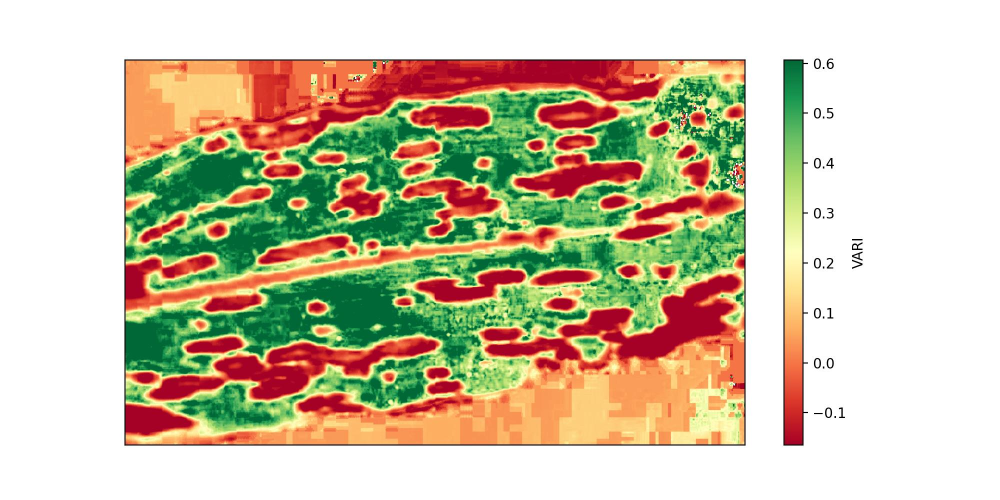
#> input picture output images/VARI colormap/Blight 4_colormap.jpg, 2000 x 1000 px, given in place of Blight 1.jpg, which was not available (shown at 1/2 size)
$ python Leaf_Extraction.py
#> lines starting #> are read from the running program, lines starting #| are printed output that depends on the picture; after the words box and inside, x2 and y2 are one past the last pixel; in counts of white or black regions, pixels touching at a corner belong together; pictures that were not available may be replaced by others from this repository, and a replacement may not be noted
### Vegetation_indexes.py
from constants import *
from PIL import Image
import numpy as np
import matplotlib.pyplot as plt
from os import makedirs,listdir
from pathlib import Path

# [5 lines left out: function calculate_gli, not called in this run]

def calculate_vari(img):
    arr = np.asarray(img).astype(float)
    vari_array = (arr[:,:,1]-arr[:,:,0])/(arr[:,:,1]+arr[:,:,0]-arr[:,:,2])
    vari_array[np.isnan(vari_array)] = 0
    return vari_array

# [42 lines left out: functions calculate_vigreen, calculate_EXGreen, create_images, not called in this run]

def prepare_folders(*files):
    for file in files:makedirs(file,exist_ok=True)

# [17 lines that do not run on import are left out]


### Leaf_Extraction.py
import cv2 as cv
import numpy as np
import os
from skimage.io import imread, imshow
from skimage.color import rgb2hsv
from Vegetation_indexes import calculate_vari,calculate_EXGreen,calculate_gli
import matplotlib.pyplot as plt
import time

def segment(img):
	im_floodfill = img.copy()

	h, w = img.shape[:2]
	mask = np.zeros((h+2, w+2), np.uint8)

	cv.floodFill(im_floodfill, mask, (0,0), 255)

	im_floodfill_inv = cv.bitwise_not(im_floodfill)
	im_out = img | im_floodfill_inv

	cv.imshow("Thresholded Image", img)
	cv.imshow("Floodfilled Image", im_floodfill)
	cv.imshow("Inverted Floodfilled Image", im_floodfill_inv)
	cv.imshow("Foreground", im_out)


def Kmeans_Filtering(img):
    img_hsv=cv.cvtColor(img,cv.COLOR_BGR2LAB)
    criteria = (cv.TERM_CRITERIA_EPS + cv.TERM_CRITERIA_MAX_ITER, 100, 0.85) #0.85 is the epsilon value to stop the iteration
    # then perform k-means clustering with number of clusters defined as 3
    #also random centres are initially choosed for k-means clustering
    pixel_vals = img_hsv.reshape((-1,3))
    pixel_vals = np.float32(pixel_vals)
    k = 4

    retval, labels, centers = cv.kmeans(pixel_vals, k, None, criteria, 10, cv.KMEANS_RANDOM_CENTERS)
    centers = np.uint8(centers)
    segmented_data = centers[labels.flatten()]

    segmented_image=segmented_data.reshape((img.shape))
    bgr=segmented_image[:,:,::-1]

    hist=centroid_histogram(labels)

    return hist,centers,segmented_image

def plot_colors(hist, centroids):
	# initialize the bar chart representing the relative frequency
	# of each of the colors
	bar = np.zeros((50, 300, 3), dtype = "uint8")
	startX = 0
	# loop over the percentage of each cluster and the color of
	# each cluster
	for (percent, color) in zip(hist, centroids):
		# plot the relative percentage of each cluster
		endX = startX + (percent * 300)
		cv.rectangle(bar, (int(startX), 0), (int(endX), 50),
			color.astype("uint8").tolist(), -1)
		startX = endX

	# return the bar chart
	return bar


def centroid_histogram(labels):
	# grab the number of different clusters and create a histogram
	# based on the number of pixels assigned to each cluster
	numLabels = np.arange(0, len(np.unique(labels)) + 1)
	(hist, _) = np.histogram(labels, bins = numLabels)
	# normalize the histogram, such that it sums to one
	hist = hist.astype("float")
	hist /= hist.sum()
	# return the histogram
	return hist

def Generate_disease_mask(img,LowerBound,UpperBound):
	desired_values=[LowerBound,UpperBound]
	output=img.copy()
	mask = np.logical_or.reduce([np.all(output == value, axis=-1) for value in desired_values])


# Use the mask to keep matching pixels and set others to [0, 0, 0]
	output = np.where(mask[..., np.newaxis], output, [0, 0, 0])
	output = output.astype(np.uint8)

	output=cv.cvtColor(output,cv.COLOR_BGR2GRAY)
	_,thresh=cv.threshold(output,0,255,cv.THRESH_BINARY)

	return thresh


start_time=time.time()
np.seterr(divide='ignore', invalid='ignore')

img=cv.imread(r"C:\Users\Shirshak\Desktop\Maize extraction\Sample_images\Blight 1.jpg")
#> img is the input picture: shape (1000, 2000, 3); mean B, G, R 169.7, 195.8, 206.2

converted=cv.cvtColor(img,cv.COLOR_BGR2RGB)

vari=calculate_vari(converted)
#> in calculate_vari, `vari_array = (arr[:,:,1]-arr[:,:,0])/(arr[:,:,1]+arr[:,:,0]-arr[:,:,2])`:
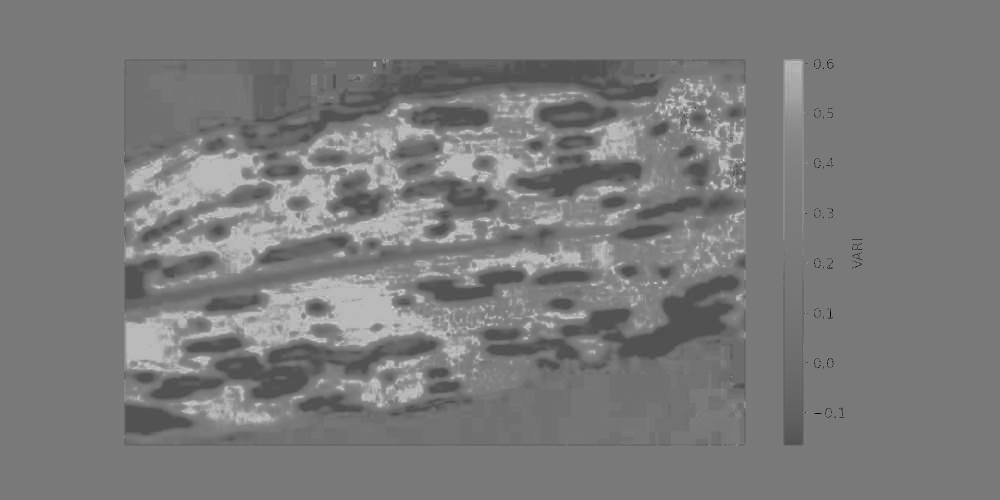
#> vari_array: shape (1000, 2000) float64 (shown at 1/2 size); 0.04% of the values are NaN or infinite; the others: min -4, max 4.37, mean 0.057; drawn with min black, max white, NaN and infinite black
vari=255*vari

_,mask=cv.threshold(vari,0,255,cv.THRESH_BINARY)
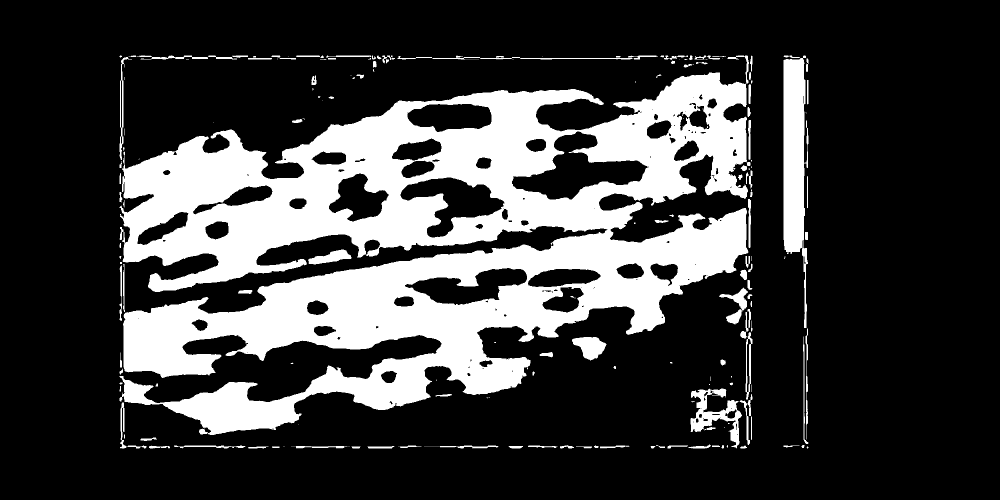
#> mask: shape (1000, 2000) float64 (shown at 1/2 size); 23.8% white; 228 white regions (107 under 20 px), largest, box (x1, y1, x2, y2) and area: (239, 145, 1501, 870) 432168, (1567, 111, 1617, 656) 16937, (1381, 777, 1484, 897) 4411
mask= cv.convertScaleAbs(mask)

primary_disease_mask=cv.bitwise_not(mask)

primary_disease_segementation=cv.bitwise_and(img,img,mask=primary_disease_mask)
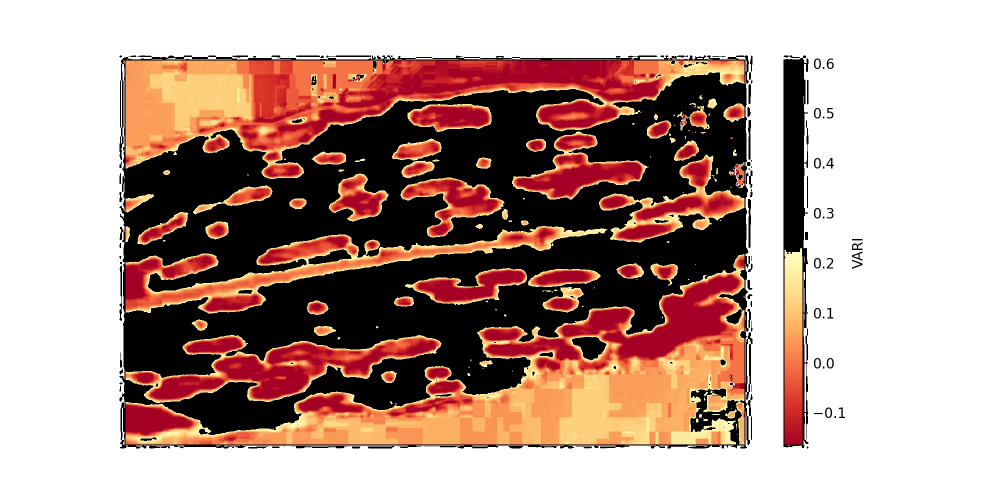
#> primary_disease_segementation: shape (1000, 2000, 3) (shown at 1/2 size); mean B, G, R 146.7, 155.2, 184.3

hist,center,segmented_image_disease=Kmeans_Filtering(primary_disease_segementation)
#> in Kmeans_Filtering, `img_hsv=cv.cvtColor(img,cv.COLOR_BGR2LAB)`: img_hsv: shape (1000, 2000, 3); mean of channels 0, 1, 2 167.5, 137.6, 138.9
#> in Kmeans_Filtering, `retval, labels, centers = cv.kmeans(pixel_vals, k, None, criteria, 10,..`: retval = 364845068.5; centers = [[255.2, 127.7, 129.7], [191.9, 152, 174.9], [105, 186.5, 164.3], [0.129, 128.1, 128]]
#> in Kmeans_Filtering, `centers = np.uint8(centers)`: centers = [[255, 127, 129], [191, 152, 174], [104, 186, 164], [0, 128, 128]]
#> in Kmeans_Filtering, `segmented_image=segmented_data.reshape((img.shape))`:
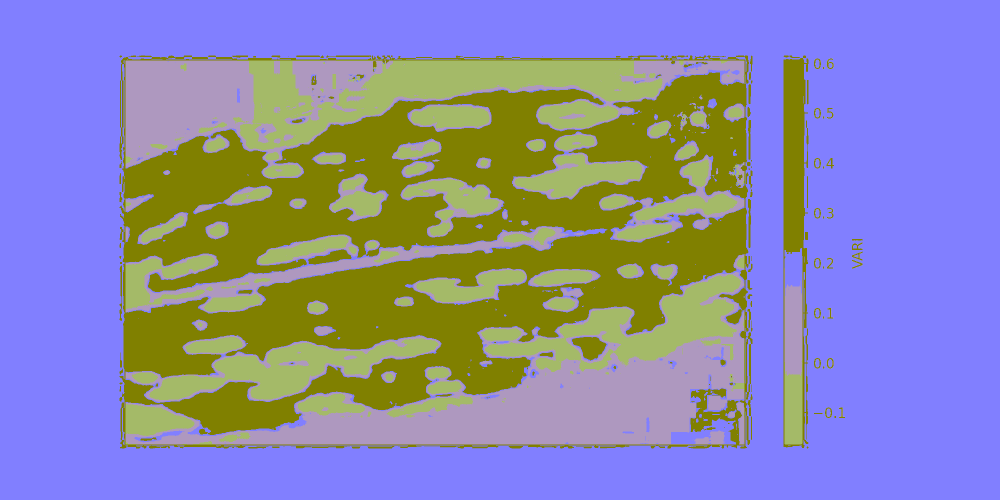
#> segmented_image: shape (1000, 2000, 3) (shown at 1/2 size); mean B, G, R 167.6, 137.2, 138.4
#> in centroid_histogram, `numLabels = np.arange(0, len(np.unique(labels)) + 1)`: numLabels = [0, 1, 2, 3, 4]
#> in centroid_histogram, `(hist, _) = np.histogram(labels, bins = numLabels)`: hist = [1033304, 249148, 231604, 485944]
#> in centroid_histogram, `hist /= hist.sum()`: hist = [0.517, 0.125, 0.116, 0.243]
#> hist = [0.517, 0.125, 0.116, 0.243]; center has the same summary as centers in Kmeans_Filtering
bar=plot_colors(hist,center)
#> the loop in plot_colors, `for (percent, color) in zip(hist, centroids):` made 4 passes
#> (percent, color, endX, startX) on passes 1 to 4: (0.517, [255, 127, 129], 155, 155), (0.125, [191, 152, 174], 192.4, 192.4), (0.116, [104, 186, 164], 227.1, 227.1), (0.243, [0, 128, 128], 300, 300)
#> after the loop in plot_colors, `for (percent, color) in zip(hist, centroids):`:
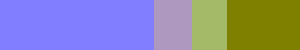
#> bar: shape (50, 300, 3); mean of channels 0, 1, 2 167.2, 137.3, 138.5; drawn as B, G, R

bar=bar[:,:,::-1]
# [4 lines of commented-out code are left out]

center=sorted(center,key=lambda x:x[2])
#> center = [[0, 128, 128], [255, 127, 129], [104, 186, 164], [191, 152, 174]]

secondary_disease_mask=Generate_disease_mask(segmented_image_disease,center[2],center[3])
#> in Generate_disease_mask, `desired_values=[LowerBound,UpperBound]`: desired_values = [[104, 186, 164], [191, 152, 174]]
#> in Generate_disease_mask, `mask = np.logical_or.reduce([np.all(output == value, axis=-1) for valu..`: mask: shape (1000, 2000) bool; 24% white; 475 white regions (412 under 20 px), largest, box (x1, y1, x2, y2) and area: (251, 544, 1489, 889) 165498, (251, 121, 1489, 357) 134939, (251, 672, 881, 804) 33011

leaf=cv.bitwise_and(img,img,mask=mask)
disease=cv.bitwise_and(img,img,mask=secondary_disease_mask)
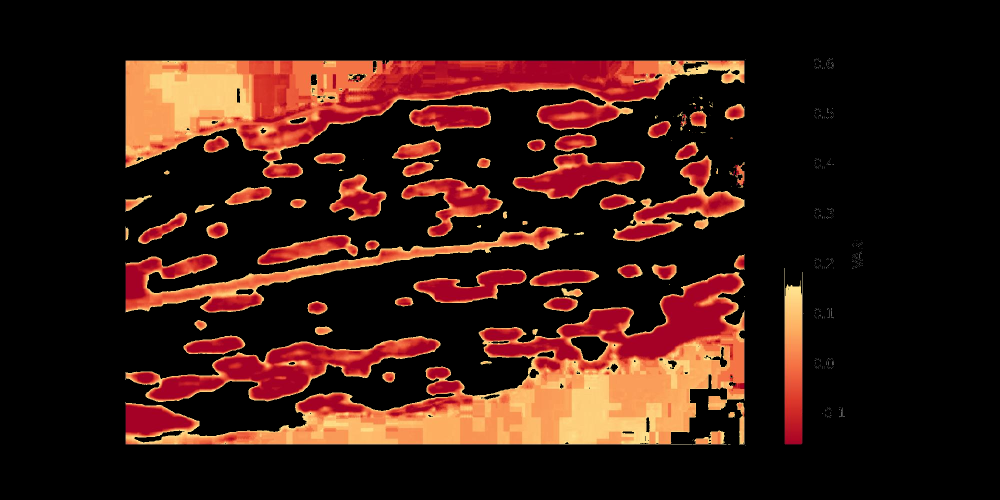
#> disease: shape (1000, 2000, 3) (shown at 1/2 size); mean B, G, R 17.1, 23.9, 52.6
final=cv.bitwise_or(leaf,disease)
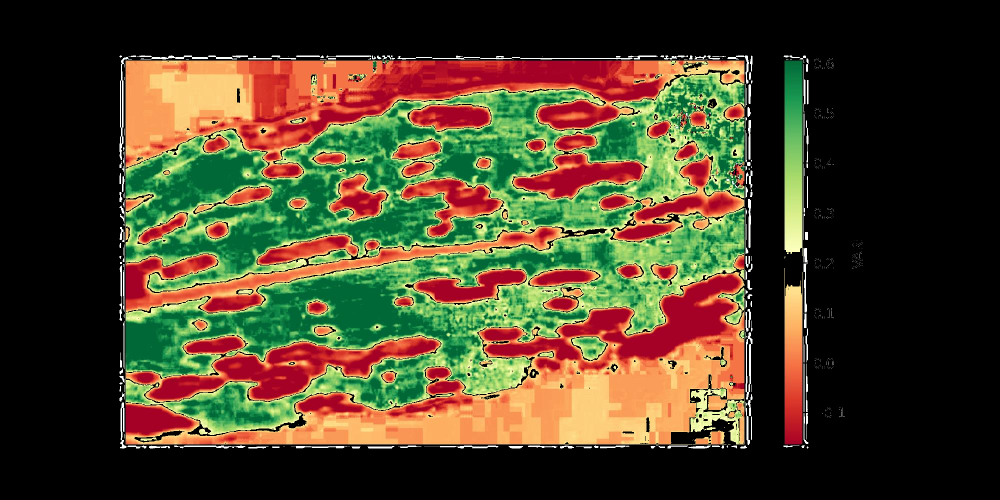
#> final: shape (1000, 2000, 3) (shown at 1/2 size); mean B, G, R 40.1, 64.4, 74.5

# cv.imwrite(r'C:\Users\Shirshak\Desktop\Maize Project\Extracted Imges\EXtraction5.jpg',disease)

cv.imshow('Extracted disease',disease)
cv.imshow('original',img)
cv.waitKey(0)
